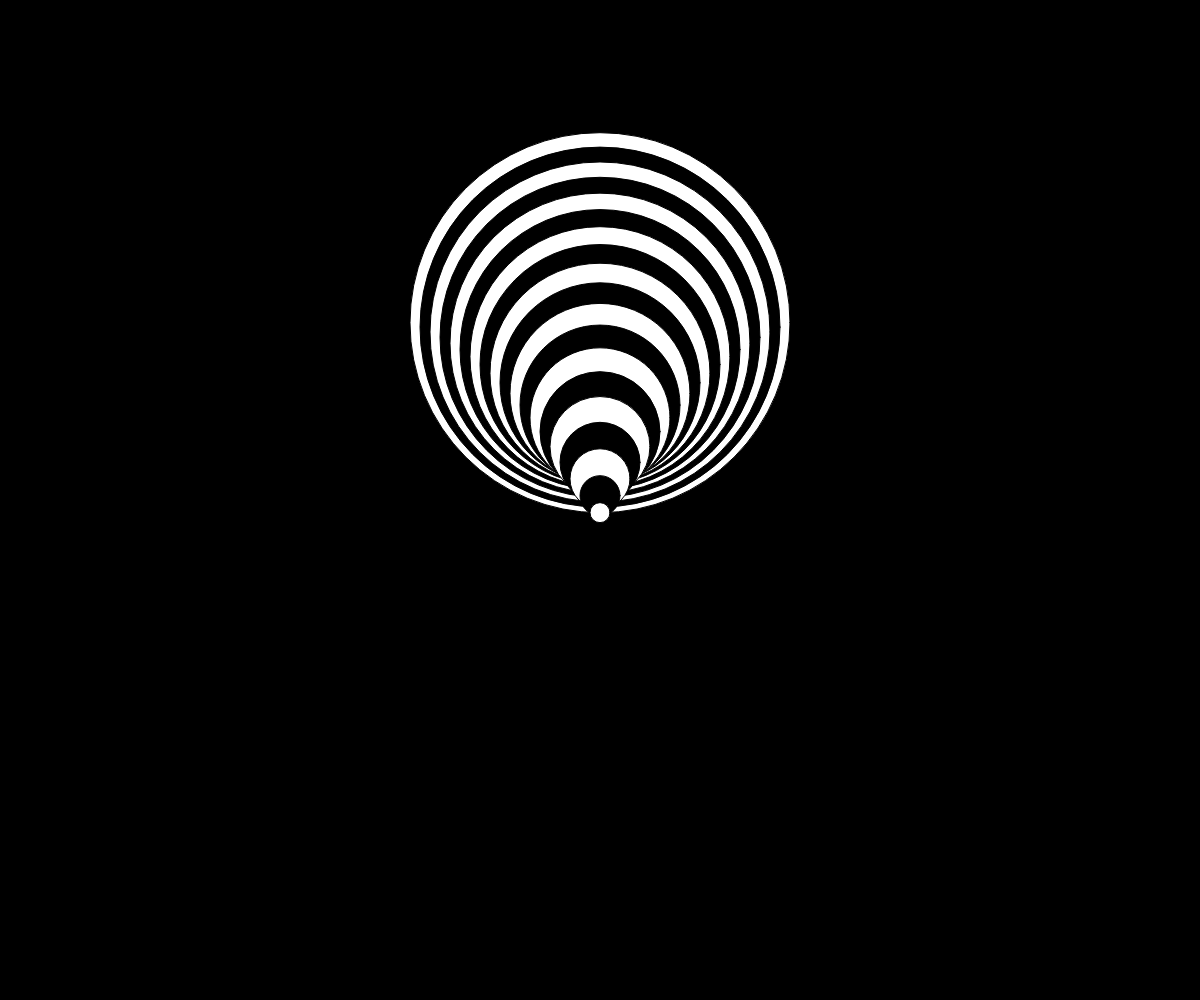
Frame 1 (no input)
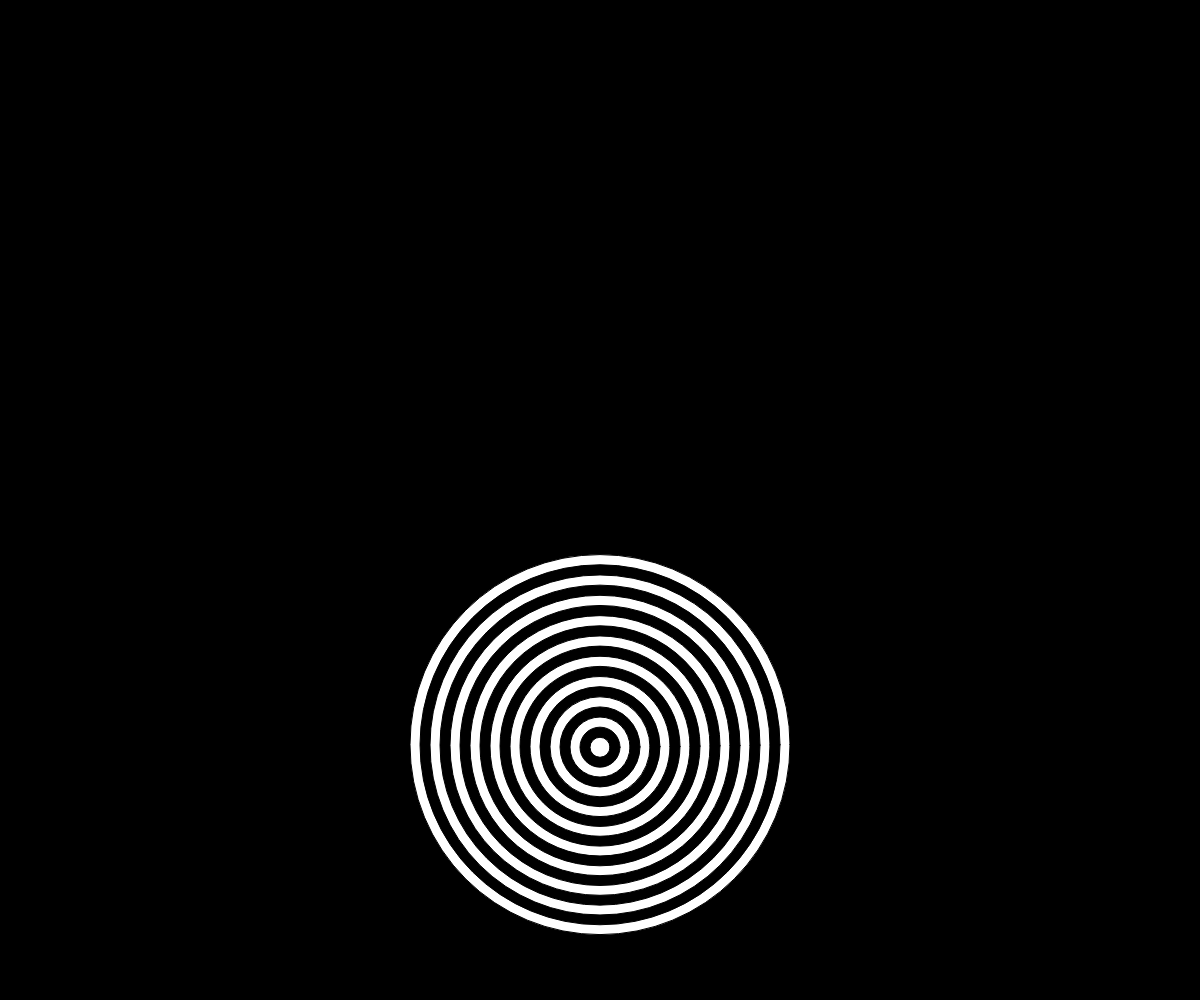
Frame 60 (no input)
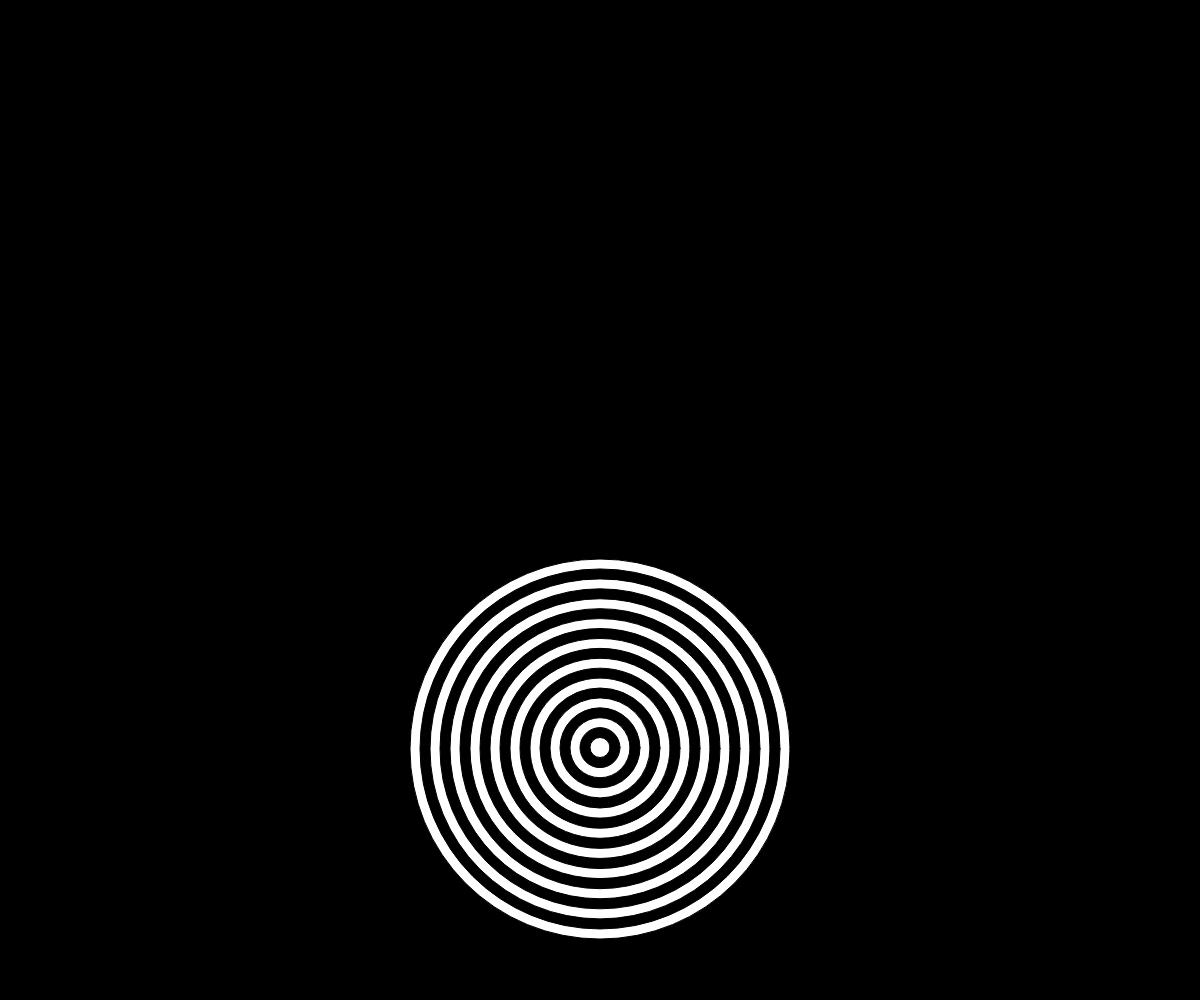
Frame 120 (the mouse pressed at the canvas centre since frame 60)

The p5.js sketch that drew these frames (run headless with seeded random() and noise() and a simulated clock; from frame 60 on, the mouse is pressed at the canvas centre):

// p5.js sketch
// ── sketch.js
function setup() {
  createCanvas(windowWidth, windowHeight);
}

function draw() {
  background(0);
  
  translate(width/2, height/2);
  
  for (let i=20; i>0; i--){
    let offset = i/100;
    
    let x = radians(frameCount)*1;
    let trig = atan(10*sin(x- offset))/atan(10);

  trigMapped = map(trig, -1,1, -height/4, height/4);
  
    push();
      if(i%2 ==1){
        fill(255);
      }else fill(0);
         circle(0, trigMapped, height* i/50);
      pop();
      }    
}
